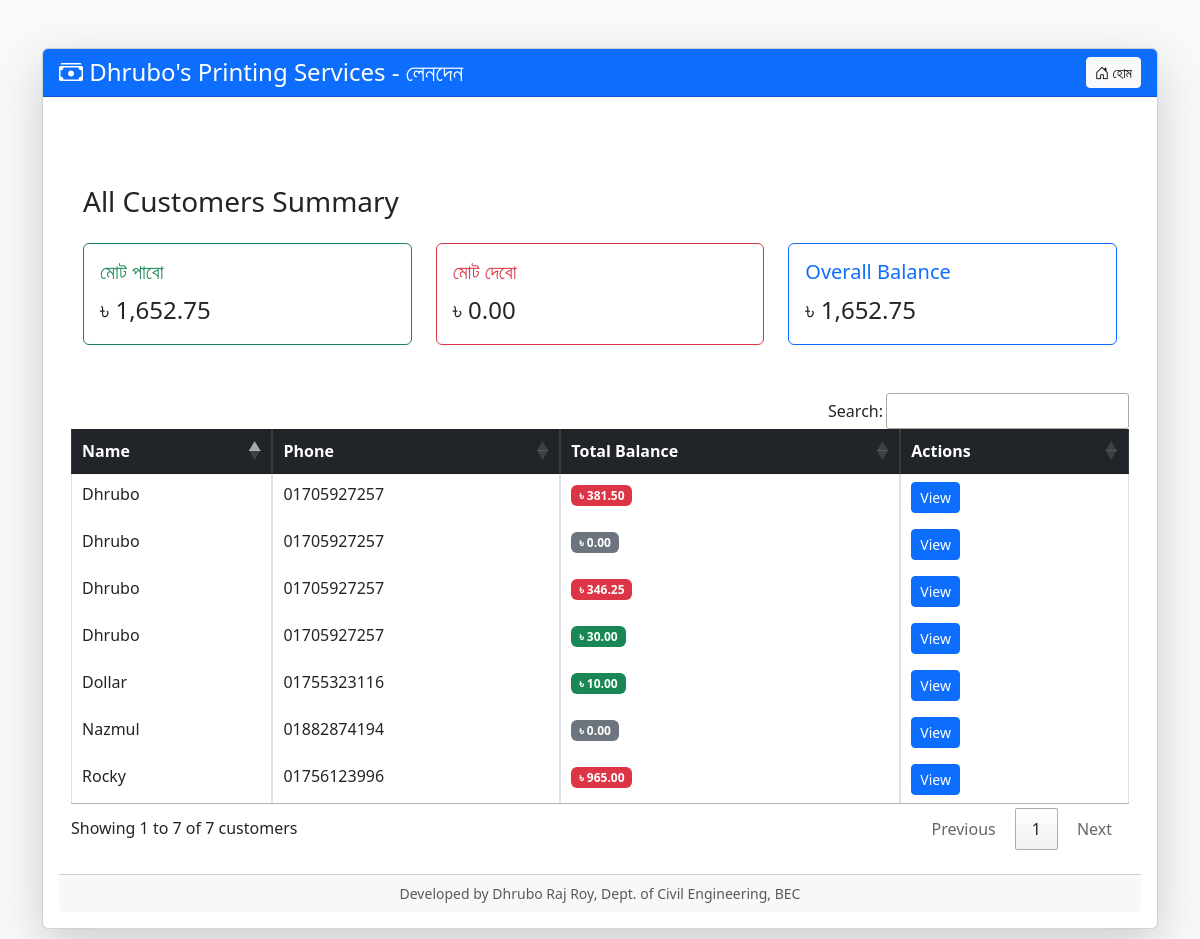
The app's page /summery.php (signed in) with its own data.
### tables this page shows
CREATE TABLE `customers` (
  `id` int(11) NOT NULL,
  `name` varchar(255) DEFAULT NULL,
  `phone` varchar(20) DEFAULT NULL,
  `note` text DEFAULT NULL,
  `created_at` timestamp NOT NULL DEFAULT current_timestamp()
);

### summery.php (the view, shortened to what this page needs)
<?php
include 'db.php';
$credit_result = mysqli_fetch_assoc(mysqli_query($conn, "SELECT SUM(amount) as total_credit FROM transactions WHERE type = 'credit'"));
$total_credit = $credit_result['total_credit'] ?? 0;
$debit_result = mysqli_fetch_assoc(mysqli_query($conn, "SELECT SUM(amount) as total_debit FROM transactions WHERE type = 'debit'"));
$total_debit = $debit_result['total_debit'] ?? 0;
$balance = $total_credit - $total_debit;
?>
<!DOCTYPE html>
<html lang="en">
<head>
  <link href="https://cdn.jsdelivr.net/npm/bootstrap@5.3.0/dist/css/bootstrap.min.css" rel="stylesheet">
<link rel="stylesheet" href="https://cdn.datatables.net/1.13.6/css/jquery.dataTables.min.css">
<link rel="stylesheet" href="https://cdn.datatables.net/buttons/2.4.1/css/buttons.dataTables.min.css">
<link rel="stylesheet" href="https://cdn.datatables.net/responsive/3.0.0/css/responsive.dataTables.min.css">
  <link href="https://cdn.jsdelivr.net/npm/bootstrap@5.3.0/dist/css/bootstrap.min.css" rel="stylesheet">
</head><body style="background-color: #f8f9fa;">
<div class="container py-5">
  <div class="card shadow-lg">
    <div class="card-header bg-primary text-white d-flex justify-content-between align-items-center">
      <h4 class="mb-0">
        <i class="bi bi-cash-stack"></i> Dhrubo's Printing Services        - লেনদেন
      </h4>
      <a href="index.php" class="btn btn-light btn-sm">
        <i class="bi bi-house-door"></i> হোম
      </a>
    </div>
    <div class="card-body">
      <div class="container py-4">
        <div>
          <div class="container py-5">
            <h3 class="mb-4">All Customers Summary</h3>
            <div class="row g-4">
              <div class="col-md-4">
                <div class="card border-success">
                  <div class="card-body">
                    <h5 class="card-title text-success">মোট পাবো</h5>
                    <p class="card-text fs-4">৳ <?= number_format($balance>0 ? abs($balance) :'0' , 2) ?></p>
                  </div>
                </div>
              </div>
              <div class="col-md-4">
                <div class="card border-danger">
                  <div class="card-body">
                    <h5 class="card-title text-danger">মোট দেবো</h5>
                    <p class="card-text fs-4">৳ <?= number_format($balance<0 ? abs($balance) :'0' , 2) ?></p>
                  </div>
                </div>
              </div>
              <div class="col-md-4">
                <div class="card border-primary">
                  <div class="card-body">
                    <h5 class="card-title text-primary">Overall Balance</h5>
                    <p class="card-text fs-4">৳ <?= number_format($balance, 2) ?></p>
                  </div>
                </div>
              </div>
            </div>
        </div>
        <?php
        $result = mysqli_query($conn, "SELECT * FROM customers ORDER BY id DESC");
        ?>
        <table id="customerTable" class="table table-bordered table-hover nowrap" style="width:100%">
          <thead class="table-dark">
            <tr>
              <th>Name</th>
              <th>Phone</th>
              <th>Total Balance</th>
              <th>Actions</th>
            </tr>
          </thead>
          <tbody>
          <?php while($row = mysqli_fetch_assoc($result)): ?>
            <?php
              $customer_id = $row['id'];
              $sum_result = mysqli_query($conn, "SELECT
                (SELECT IFNULL(SUM(amount), 0) FROM transactions WHERE customer_id = $customer_id AND type = 'credit') -
                (SELECT IFNULL(SUM(amount), 0) FROM transactions WHERE customer_id = $customer_id AND type = 'debit')
                AS balance");
              $balance_data = mysqli_fetch_assoc($sum_result);
              $balance = $balance_data['balance'];
              $badge_class = $balance > 0 ? 'bg-danger' : ($balance < 0 ? 'bg-success' : 'bg-secondary');
            ?>
            <tr>
              <td><?= htmlspecialchars($row['name']) ?></td>
              <td><?= htmlspecialchars($row['phone']) ?></td>
              <td><span class="badge <?= $badge_class ?>">৳ <?= number_format(abs($balance), 2) ?></span></td>
              <td>
                <a href="details.php?id=<?= $row['id'] ?>" class="btn btn-primary btn-sm">View</a>
              </td>
            </tr>
          <?php endwhile; ?>
          </tbody>
        </table>
      </div>
      </body>
    <div class="card-footer text-center text-muted small">
      Developed by Dhrubo Raj Roy, Dept. of Civil Engineering, BEC
    </div>
<link rel="stylesheet" href="https://cdn.jsdelivr.net/npm/bootstrap-icons@1.10.5/font/bootstrap-icons.css">
</body>
</html>
<!DOCTYPE html>
<html lang="en">
<head></head>
<body>

### summery.php (style rules this page uses)
body { background-color: #f8f9fa; }
.badge { font-size: 0.9rem; }

### records on screen
customers: name "Dhrubo", phone "01705927257", balance "381.50"
customers: name "Dhrubo", phone "01705927257", balance "0.00"
customers: name "Dhrubo", phone "01705927257", balance "346.25"
customers: name "Rocky", phone "01756123996", balance "965.00"
customers: name "Nazmul", phone "01882874194", balance "0.00"
customers: name "Dollar", phone "01755323116", balance "10.00"
customers: name "Dhrubo", phone "01705927257", balance "30.00"

### other values on screen
$balance>0 ? abs($balance) :'0' "1,652.75"
$balance<0 ? abs($balance) :'0' "0.00"
$balance "1,652.75"
